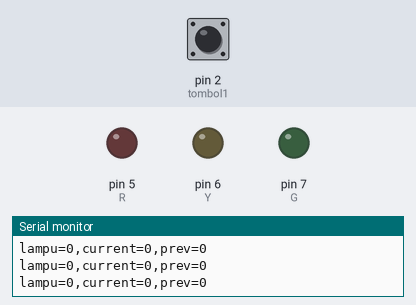
Bench run of a sketch on a simulated Arduino Uno, built with avr-gcc and run on an emulated ATmega328P. On the bench: output pins drawn as LEDs (lit = HIGH), the last lines printed to the serial monitor. The test bench sets the inputs (shaded band); at power-on: pin 2 (tombol1) LOW.

Above: at 1.2 s.
1.3 s: pin 2 (tombol1) pulled HIGH for 0.15 s
At 1.8 s:
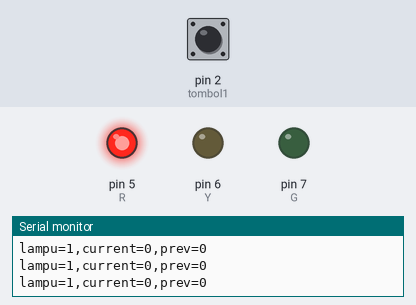
2.9 s: pin 2 (tombol1) pulled HIGH for 1 s
At 4.0 s:
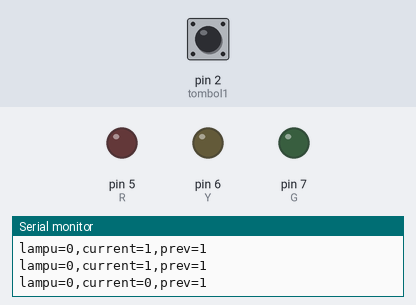
6.9 s: pin 2 (tombol1) pulled HIGH for 3.2 s
At 8.4 s:
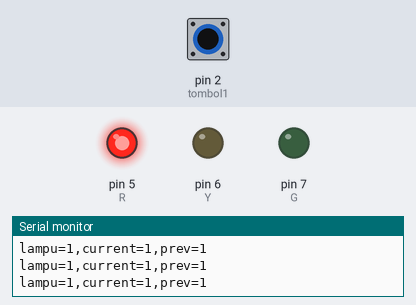
Timing chart, 0 to 9.9 s (numbered marks = the images above; inputs shaded):
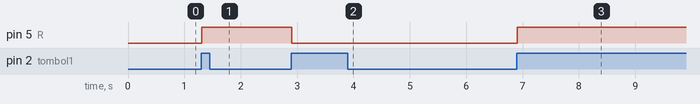

Measured:
- after the input at 1.3 s, pin 5 (R): LOW → HIGH at once
- after the input at 2.9 s, pin 5 (R): HIGH → LOW at once
- after the input at 6.9 s, pin 5 (R): LOW → HIGH at once

The sketch:

1_buttonkunci.ino
```cpp
int R = 5;
int Y = 6;
int G = 7;

int tombol1 = 2;
int tombol2 = 3;
int tombol3 = 4;

int prev = 0;

void setup() {
  Serial.begin(9600);
  pinMode(tombol1, INPUT);
  pinMode(tombol2, INPUT);
  pinMode(tombol3, INPUT);
  pinMode(R, OUTPUT);
  pinMode(Y, OUTPUT);
  pinMode(G, OUTPUT);

}
boolean lampu1 = LOW;

void loop() {

  int current = digitalRead(tombol1);
  if(current == 1 && prev == 0) {
    lampu1 = !lampu1;
    digitalWrite(R, lampu1);
  }
  Serial.println("lampu="+ String(lampu1) + ",current=" + String(current) + ",prev=" + String(prev));
  prev = current;
}
```
